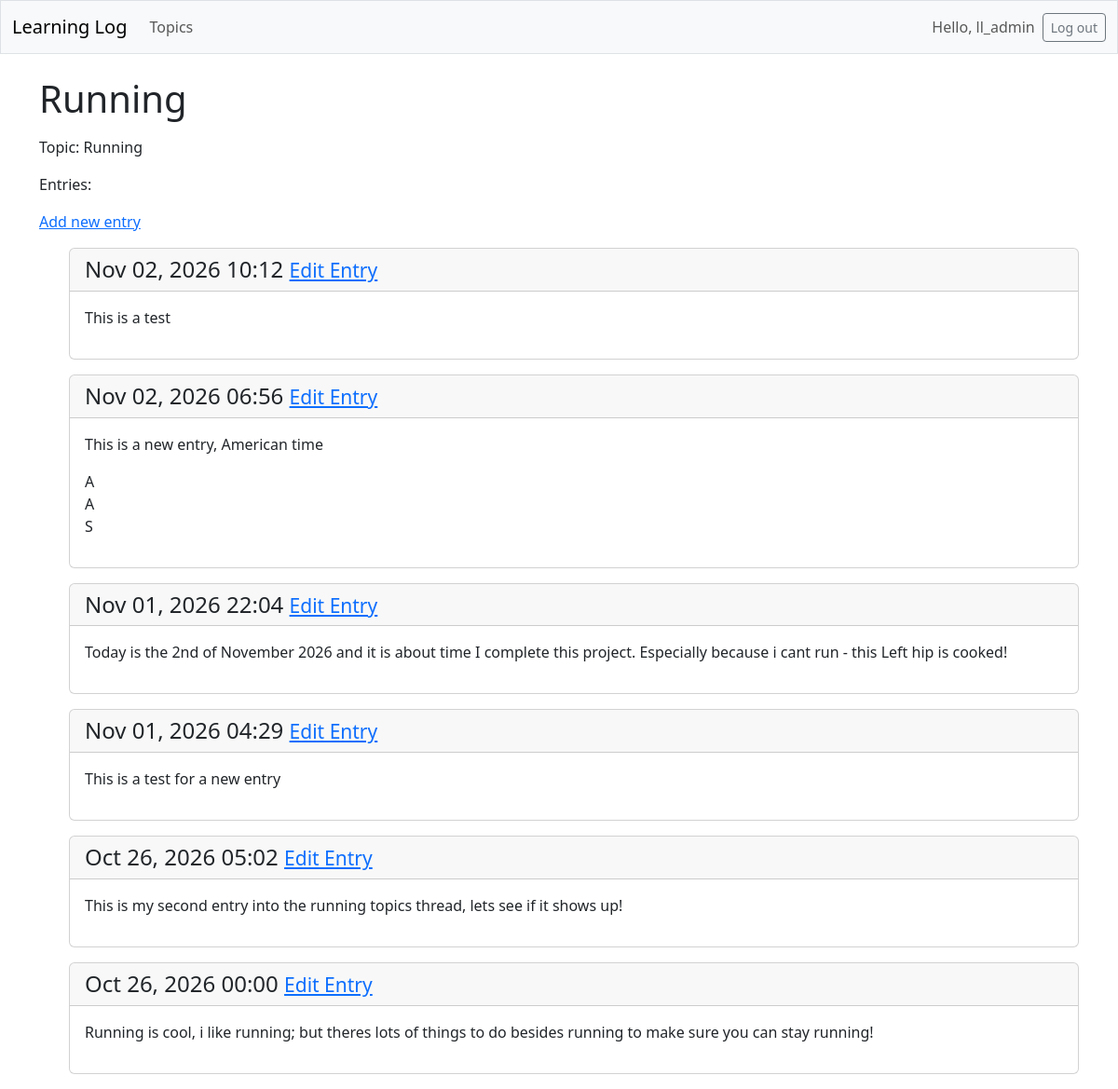
The page /topics/2/ (signed in) on the database its author committed.
### learning_logs/models.py (models this page shows, shortened)
class Topic(models.Model):
    text = models.CharField (max_length=200) #reserves max length of 200 characters
    date_added = models.DateTimeField(auto_now_add = True)
    owner = models.ForeignKey (User, on_delete=models.CASCADE)

class Entry (models.Model):
    topic = models.ForeignKey (Topic, on_delete=models.CASCADE)
    text = models.TextField()
    date_added = models.DateTimeField (auto_now_add = True)
    class Meta:
        verbose_name_plural = "entries"

### learning_logs/views.py (the view)
@login_required
def topic(request, topic_id):
    topic = Topic.objects.get(id=topic_id)
    if check_topic_owner(request, topic):
        entries = topic.entry_set.order_by('-date_added') #- sign means reverse order
        context = {'topic': topic, 'entries': entries}
        return render (request, 'learning_logs/topic.html', context)
    else:
        raise Http404

### learning_logs/views.py (called while the page is built)
def check_topic_owner(request, topic):
    return topic.owner == request.user

### learning_logs/templates/learning_logs/topic.html
{% extends 'learning_logs/base.html' %}
{% block page_header %}
    <h1>{{topic.text}}</h1>
{% endblock page_header %}
{% block content %}
<p>Topic: {{topic.text}}</p>
<p>Entries: </p>
<p>
    <a href="{% url 'learning_logs:new_entry' topic.id %}">Add new entry </a>
</p>
<ul>
    {% for entry in entries %}
    <div class="card mb-3">
     <h4 class="card-header">
        {{entry.date_added|date:'M d, Y H:i'}}
        <small><a href="{% url 'learning_logs:edit_entry' entry.id %}">Edit Entry
        </a></small>
    </h4>
     <div class="card-body">{{ entry.text|linebreaks }}</div>
    </div>
    {% empty %}
    <p> There are no entries for this topic yet</p>
    {% endfor%}
</ul>
{% endblock content %}

### learning_logs/templates/learning_logs/base.html (shortened to what this page needs)
<!doctype html>
<html lang="en">
<head>
    {%load django_bootstrap5 %}
    {% bootstrap_css %}
</head>
<body>
    <nav class = "navbar navbar-expand-md navbar-light- bg-light mb-4 border">
        <div class= "container-fluid">
            <a class ="navbar-brand" href="{% url 'learning_logs:index' %}">
                Learning Log
            </a>
             <div class ="collapse navbar-collapse" id="navbarCollapse">
            <ul class = "navbar-nav me-auto mb-0 mb-md-0">
                <li class ="bav-item">
                    <a class ="nav-link" href="{% url 'learning_logs:topics' %}">
                        Topics
                    </a>
                </li>
            </ul>
            <ul class ="navbar-nav ms-auto mb-2 mb-md-0">
                {% if user.is_authenticated %}
                <li class = "nav-item">
                    <span class="navbar-text me-2">Hello, {{user.username}}</span>
                </li>
                {% endif %}
            </ul>
            {% if user.is_authenticated %}
                <form action = "{% url 'accounts:logout' %}" method ='post'>
                        <button name = "submit" class = "btn btn-outline-secondary btn-sm">
                            Log out
                        </button>
                </form>
            {% endif %}
        </div>
        </div>
    </nav>
    <main class= "container">
        <div class =pb-2 mb-2 border-bottom">
        {% block page_header %}{% endblock page_header %}
    </div>
    <div>
        {% block content %}{% endblock content %}
    </div>
    </main>
</body>
</html>

### rows shown on the page
Topic: text "Running"
Entry: date_added "Nov 02, 2026 10:12", text "This is a test"
Entry: date_added "Nov 02, 2026 06:56", text "This is a new entry, American time A A S"
Entry: date_added "Nov 01, 2026 22:04", text "Today is the 2nd of November 2026 and it is about time I complete this project. Especially because i cant run - this Left hip is cooked!"
Entry: date_added "Nov 01, 2026 04:29", text "This is a test for a new entry"
Entry: date_added "Oct 26, 2026 05:02", text "This is my second entry into the running topics thread, lets see if it shows up!"
Entry: date_added "Oct 26, 2026 00:00", text "Running is cool, i like running; but theres lots of things to do besides running to make sure you can stay running!"

### other values the page prints
{{ user.username }} "ll_admin"
